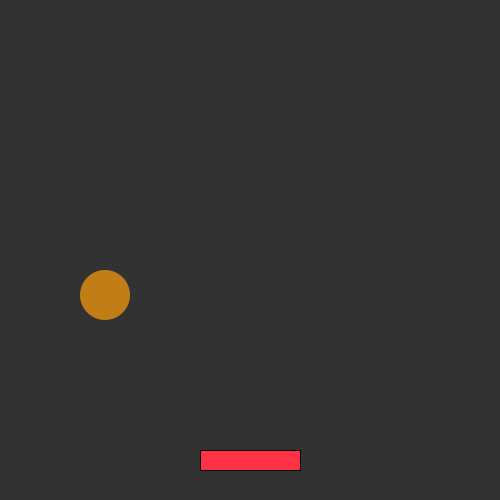
Frame 1 (no input)
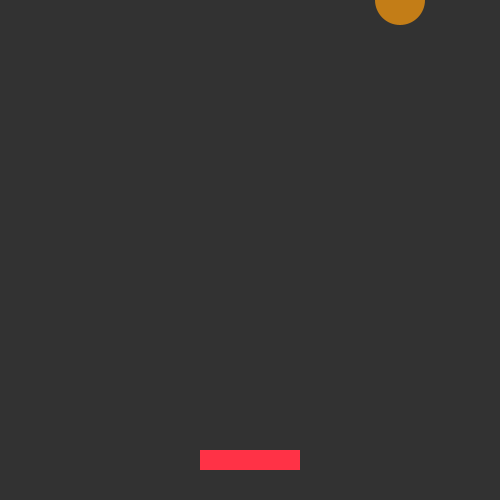
Frame 60 (the mouse pressed at the canvas centre just before this capture)
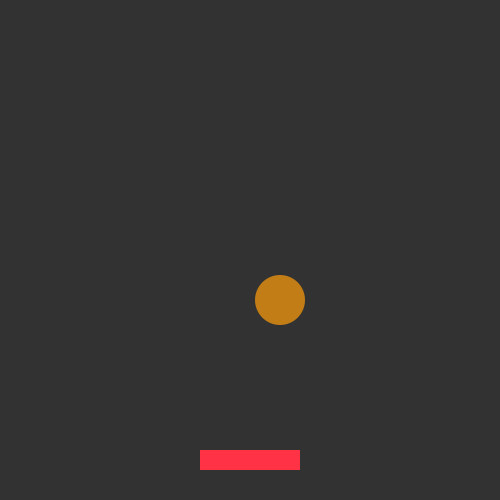
Frame 120 (the mouse held since frame 60 and released just before this capture)

The Processing sketch that drew these frames (run headless with seeded random() and noise(); from frame 60 on, the mouse is pressed at the canvas centre):

// Processing sketch: processing_83969
// ── processing_83969.pde

ball kite = new ball();
paddle etik = new paddle();

void setup() 
{
  size(500, 500);
}
void draw()
{
  background(50);
  etik.move();
  etik.show();
  kite.move();
  kite.bounce();
  kite.show();

}
class ball
{
  int x, y;
  boolean up, right;
  ball()
  {
    x=100;
    y=300;
    up=true;
    right=true;
  }
  void move()
  {
    if (up == true)
    {
      y=y-5;
    }
    else if (up == false)
    {
      y=y+5;
    }
    if (right == true)
    {
      x=x+5;
    }
    else if (right == false)
    {
      x=x-5;
    }
  }
  void bounce()
  {
    
    if (x >= 490)
    {
      right = false;
    }
    else if (x <= 0)
    { 
      right = true;
    }
    else if (y >= 490)
    {
      up = true;
    }
    else if (y <= 0)
    { 
      up = false;
    }
    else if (get(x,y+26) != color(50))
    {
      up = true;
    }
  }
  void show()
  {
    noStroke();
    smooth();
    fill(195, 125, 23);
    ellipse(x, y, 50, 50);
  }
}

class paddle
{
      int x2=200;
  void move()
  {

    if (keyPressed == true && key=='a')
    {
      x2=x2-15;
    }
    if (keyPressed == true && key=='d')
    {
      x2=x2+15;
    }
  }
  void show()
  {
    fill(255, 50, 70);
    rect(x2, 450, 100, 20);
  }
}
